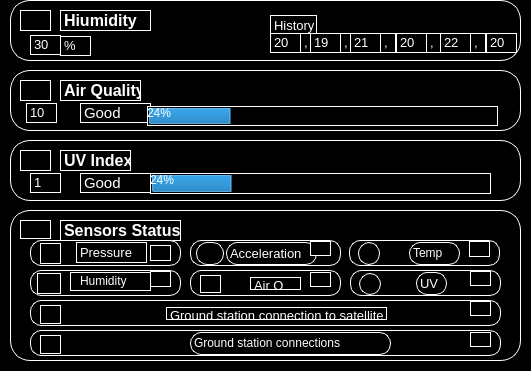
    <widget class="QWidget" name="widget_13" native="true">
     <property name="geometry">
      <rect>
       <x>534</x>
       <y>9</y>
       <width>531</width>
       <height>371</height>
      </rect>
     </property>
     <property name="styleSheet">
      <string notr="true">background-color:rgb(0, 0, 0);
color:rgb(255, 255, 255);</string>
     </property>
     <widget class="QWidget" name="widget_17" native="true">
      <property name="geometry">
       <rect>
        <x>10</x>
        <y>0</y>
        <width>511</width>
        <height>61</height>
       </rect>
      </property>
      <property name="styleSheet">
       <string notr="true">background-color:rgb(0, 0, 0);
border-color: rgb(243, 243, 243);
border-radius: 20px ;
border-width: 5rem;
border: 1px solid  rgb(255, 255, 255);</string>
      </property>
      <widget class="QLabel" name="label_9">
       <property name="geometry">
        <rect>
         <x>10</x>
         <y>10</y>
         <width>31</width>
         <height>21</height>
        </rect>
       </property>
       <property name="styleSheet">
        <string notr="true">image: url(:/newPrefix/icons8-humidity-30 (1).jpg);
border: 1rem solid black;</string>
       </property>
       <property name="text">
        <string/>
       </property>
      </widget>
      <widget class="QLabel" name="label_17">
       <property name="geometry">
        <rect>
         <x>50</x>
         <y>10</y>
         <width>91</width>
         <height>21</height>
        </rect>
       </property>
       <property name="styleSheet">
        <string notr="true">border: 1rem solid black;
font: 16pt &quot;Courier New&quot; ;
</string>
       </property>
       <property name="text">
        <string>&lt;html&gt;&lt;head/&gt;&lt;body&gt;&lt;p&gt;&lt;span style=&quot; font-size:12pt; font-weight:600; color:#ffffff;&quot;&gt;Hiumidity&lt;/span&gt;&lt;/p&gt;&lt;/body&gt;&lt;/html&gt;</string>
       </property>
      </widget>
      <widget class="QLabel" name="label_50">
       <property name="geometry">
        <rect>
         <x>20</x>
         <y>35</y>
         <width>31</width>
         <height>20</height>
        </rect>
       </property>
       <property name="styleSheet">
        <string notr="true">border: 1rem solid black;</string>
       </property>
       <property name="text">
        <string>&lt;html&gt;&lt;head/&gt;&lt;body&gt;&lt;p&gt;&lt;span style=&quot; font-size:10pt; color:#ffffff;&quot;&gt;30 &lt;/span&gt;&lt;/p&gt;&lt;/body&gt;&lt;/html&gt;</string>
       </property>
      </widget>
      <widget class="QLabel" name="label_51">
       <property name="geometry">
        <rect>
         <x>50</x>
         <y>36</y>
         <width>31</width>
         <height>20</height>
        </rect>
       </property>
       <property name="styleSheet">
        <string notr="true">border: 1rem solid black;</string>
       </property>
       <property name="text">
        <string>&lt;html&gt;&lt;head/&gt;&lt;body&gt;&lt;p&gt;&lt;span style=&quot; font-size:10pt; color:#ffffff;&quot;&gt;%&lt;/span&gt;&lt;/p&gt;&lt;/body&gt;&lt;/html&gt;</string>
       </property>
      </widget>
      <widget class="QLabel" name="label_53">
       <property name="geometry">
        <rect>
         <x>260</x>
         <y>15</y>
         <width>47</width>
         <height>21</height>
        </rect>
       </property>
       <property name="styleSheet">
        <string notr="true">border: 1rem solid black;</string>
       </property>
       <property name="text">
        <string>&lt;html&gt;&lt;head/&gt;&lt;body&gt;&lt;p&gt;&lt;span style=&quot; font-size:10pt; color:#ffffff;&quot;&gt;History&lt;/span&gt;&lt;/p&gt;&lt;/body&gt;&lt;/html&gt;</string>
       </property>
      </widget>
      <widget class="QLabel" name="label_54">
       <property name="geometry">
        <rect>
         <x>260</x>
         <y>33</y>
         <width>31</width>
         <height>20</height>
        </rect>
       </property>
       <property name="styleSheet">
        <string notr="true">border: 1rem solid black;</string>
       </property>
       <property name="text">
        <string>&lt;html&gt;&lt;head/&gt;&lt;body&gt;&lt;p&gt;&lt;span style=&quot; font-size:10pt; color:#ffffff;&quot;&gt;20&lt;/span&gt;&lt;/p&gt;&lt;/body&gt;&lt;/html&gt;</string>
       </property>
      </widget>
      <widget class="QLabel" name="label_55">
       <property name="geometry">
        <rect>
         <x>290</x>
         <y>33</y>
         <width>16</width>
         <height>20</height>
        </rect>
       </property>
       <property name="styleSheet">
        <string notr="true">border: 1rem solid black;</string>
       </property>
       <property name="text">
        <string>&lt;html&gt;&lt;head/&gt;&lt;body&gt;&lt;p&gt;&lt;span style=&quot; font-size:10pt; color:#ffffff;&quot;&gt;,&lt;/span&gt;&lt;/p&gt;&lt;/body&gt;&lt;/html&gt;</string>
       </property>
      </widget>
      <widget class="QLabel" name="label_56">
       <property name="geometry">
        <rect>
         <x>300</x>
         <y>33</y>
         <width>31</width>
         <height>20</height>
        </rect>
       </property>
       <property name="styleSheet">
        <string notr="true">border: 1rem solid black;</string>
       </property>
       <property name="text">
        <string>&lt;html&gt;&lt;head/&gt;&lt;body&gt;&lt;p&gt;&lt;span style=&quot; font-size:10pt; color:#ffffff;&quot;&gt;19&lt;/span&gt;&lt;/p&gt;&lt;/body&gt;&lt;/html&gt;</string>
       </property>
      </widget>
      <widget class="QLabel" name="label_57">
       <property name="geometry">
        <rect>
         <x>330</x>
         <y>33</y>
         <width>16</width>
         <height>20</height>
        </rect>
       </property>
       <property name="styleSheet">
        <string notr="true">border: 1rem solid black;</string>
       </property>
       <property name="text">
        <string>&lt;html&gt;&lt;head/&gt;&lt;body&gt;&lt;p&gt;&lt;span style=&quot; font-size:10pt; color:#ffffff;&quot;&gt;,&lt;/span&gt;&lt;/p&gt;&lt;/body&gt;&lt;/html&gt;</string>
       </property>
      </widget>
      <widget class="QLabel" name="label_58">
       <property name="geometry">
        <rect>
         <x>340</x>
         <y>33</y>
         <width>31</width>
         <height>20</height>
        </rect>
       </property>
       <property name="styleSheet">
        <string notr="true">border: 1rem solid black;</string>
       </property>
       <property name="text">
        <string>&lt;html&gt;&lt;head/&gt;&lt;body&gt;&lt;p&gt;&lt;span style=&quot; font-size:10pt; color:#ffffff;&quot;&gt;21&lt;/span&gt;&lt;/p&gt;&lt;/body&gt;&lt;/html&gt;</string>
       </property>
      </widget>
      <widget class="QLabel" name="label_59">
       <property name="geometry">
        <rect>
         <x>370</x>
         <y>33</y>
         <width>16</width>
         <height>20</height>
        </rect>
       </property>
       <property name="styleSheet">
        <string notr="true">border: 1rem solid black;</string>
       </property>
       <property name="text">
        <string>&lt;html&gt;&lt;head/&gt;&lt;body&gt;&lt;p&gt;&lt;span style=&quot; font-size:10pt; color:#ffffff;&quot;&gt;,&lt;/span&gt;&lt;/p&gt;&lt;/body&gt;&lt;/html&gt;</string>
       </property>
      </widget>
      <widget class="QLabel" name="label_60">
       <property name="geometry">
        <rect>
         <x>386</x>
         <y>33</y>
         <width>31</width>
         <height>20</height>
        </rect>
       </property>
       <property name="styleSheet">
        <string notr="true">border: 1rem solid black;</string>
       </property>
       <property name="text">
        <string>&lt;html&gt;&lt;head/&gt;&lt;body&gt;&lt;p&gt;&lt;span style=&quot; font-size:10pt; color:#ffffff;&quot;&gt;20&lt;/span&gt;&lt;/p&gt;&lt;/body&gt;&lt;/html&gt;</string>
       </property>
      </widget>
      <widget class="QLabel" name="label_61">
       <property name="geometry">
        <rect>
         <x>416</x>
         <y>33</y>
         <width>16</width>
         <height>20</height>
        </rect>
       </property>
       <property name="styleSheet">
        <string notr="true">border: 1rem solid black;</string>
       </property>
       <property name="text">
        <string>&lt;html&gt;&lt;head/&gt;&lt;body&gt;&lt;p&gt;&lt;span style=&quot; font-size:10pt; color:#ffffff;&quot;&gt;,&lt;/span&gt;&lt;/p&gt;&lt;/body&gt;&lt;/html&gt;</string>
       </property>
      </widget>
      <widget class="QLabel" name="label_62">
       <property name="geometry">
        <rect>
         <x>430</x>
         <y>33</y>
         <width>31</width>
         <height>20</height>
        </rect>
       </property>
       <property name="styleSheet">
        <string notr="true">border: 1rem solid black;</string>
       </property>
       <property name="text">
        <string>&lt;html&gt;&lt;head/&gt;&lt;body&gt;&lt;p&gt;&lt;span style=&quot; font-size:10pt; color:#ffffff;&quot;&gt;22&lt;/span&gt;&lt;/p&gt;&lt;/body&gt;&lt;/html&gt;</string>
       </property>
      </widget>
      <widget class="QLabel" name="label_63">
       <property name="geometry">
        <rect>
         <x>460</x>
         <y>33</y>
         <width>16</width>
         <height>20</height>
        </rect>
       </property>
       <property name="styleSheet">
        <string notr="true">border: 1rem solid black;</string>
       </property>
       <property name="text">
        <string>&lt;html&gt;&lt;head/&gt;&lt;body&gt;&lt;p&gt;&lt;span style=&quot; font-size:10pt; color:#ffffff;&quot;&gt;,&lt;/span&gt;&lt;/p&gt;&lt;/body&gt;&lt;/html&gt;</string>
       </property>
      </widget>
      <widget class="QLabel" name="label_64">
       <property name="geometry">
        <rect>
         <x>476</x>
         <y>33</y>
         <width>31</width>
         <height>20</height>
        </rect>
       </property>
       <property name="styleSheet">
        <string notr="true">border: 1rem solid black;</string>
       </property>
       <property name="text">
        <string>&lt;html&gt;&lt;head/&gt;&lt;body&gt;&lt;p&gt;&lt;span style=&quot; font-size:10pt; color:#ffffff;&quot;&gt;20&lt;/span&gt;&lt;/p&gt;&lt;/body&gt;&lt;/html&gt;</string>
       </property>
      </widget>
     </widget>
     <widget class="QWidget" name="widget_18" native="true">
      <property name="geometry">
       <rect>
        <x>10</x>
        <y>70</y>
        <width>511</width>
        <height>61</height>
       </rect>
      </property>
      <property name="styleSheet">
       <string notr="true">background-color:rgb(0, 0, 0);
border-color: rgb(243, 243, 243);
border-radius: 20px ;
border-width: 5rem;
border: 1px solid  rgb(255, 255, 255);</string>
      </property>
      <widget class="QLabel" name="label_10">
       <property name="geometry">
        <rect>
         <x>10</x>
         <y>10</y>
         <width>31</width>
         <height>21</height>
        </rect>
       </property>
       <property name="styleSheet">
        <string notr="true">image: url(:/newPrefix/icons8-air-50.jpg);
border: 1rem solid black;</string>
       </property>
       <property name="text">
        <string/>
       </property>
      </widget>
      <widget class="QLabel" name="label_18">
       <property name="geometry">
        <rect>
         <x>50</x>
         <y>10</y>
         <width>81</width>
         <height>21</height>
        </rect>
       </property>
       <property name="styleSheet">
        <string notr="true">border: 1rem solid black;
font: 17pt &quot;Roboto&quot; ;
</string>
       </property>
       <property name="text">
        <string>&lt;html&gt;&lt;head/&gt;&lt;body&gt;&lt;p&gt;&lt;span style=&quot; font-size:12pt; font-weight:600; color:#ffffff;&quot;&gt;Air Quality&lt;/span&gt;&lt;/p&gt;&lt;/body&gt;&lt;/html&gt;</string>
       </property>
      </widget>
      <widget class="QLabel" name="label_52">
       <property name="geometry">
        <rect>
         <x>16</x>
         <y>33</y>
         <width>31</width>
         <height>20</height>
        </rect>
       </property>
       <property name="styleSheet">
        <string notr="true">border: 1rem solid black;</string>
       </property>
       <property name="text">
        <string>&lt;html&gt;&lt;head/&gt;&lt;body&gt;&lt;p&gt;&lt;span style=&quot; font-size:10pt; color:#ffffff;&quot;&gt;10&lt;/span&gt;&lt;/p&gt;&lt;/body&gt;&lt;/html&gt;</string>
       </property>
      </widget>
      <widget class="QLabel" name="label_101">
       <property name="geometry">
        <rect>
         <x>70</x>
         <y>33</y>
         <width>71</width>
         <height>20</height>
        </rect>
       </property>
       <property name="styleSheet">
        <string notr="true">border: 1rem solid black;</string>
       </property>
       <property name="text">
        <string>&lt;html&gt;&lt;head/&gt;&lt;body&gt;&lt;p&gt;&lt;span style=&quot; font-size:11pt; color:#ffffff;&quot;&gt;Good&lt;/span&gt;&lt;/p&gt;&lt;/body&gt;&lt;/html&gt;</string>
       </property>
      </widget>
      <widget class="QProgressBar" name="progressBar_4">
       <property name="geometry">
        <rect>
         <x>137</x>
         <y>36</y>
         <width>351</width>
         <height>20</height>
        </rect>
       </property>
       <property name="value">
        <number>24</number>
       </property>
      </widget>
     </widget>
     <widget class="QWidget" name="widget_19" native="true">
      <property name="geometry">
       <rect>
        <x>10</x>
        <y>140</y>
        <width>511</width>
        <height>61</height>
       </rect>
      </property>
      <property name="styleSheet">
       <string notr="true">background-color:rgb(0, 0, 0);
border-color: rgb(243, 243, 243);
border-radius: 20px ;
border-width: 5rem;
border: 1px solid  rgb(255, 255, 255);</string>
      </property>
      <widget class="QLabel" name="label_11">
       <property name="geometry">
        <rect>
         <x>10</x>
         <y>10</y>
         <width>31</width>
         <height>21</height>
        </rect>
       </property>
       <property name="styleSheet">
        <string notr="true">image: url(:/newPrefix/icons8-sun-50.jpg);
border: 1rem solid black;</string>
       </property>
       <property name="text">
        <string/>
       </property>
      </widget>
      <widget class="QLabel" name="label_19">
       <property name="geometry">
        <rect>
         <x>50</x>
         <y>10</y>
         <width>71</width>
         <height>21</height>
        </rect>
       </property>
       <property name="styleSheet">
        <string notr="true">border: 1rem solid black;
font: 17pt &quot;Roboto&quot; ;
</string>
       </property>
       <property name="text">
        <string>&lt;html&gt;&lt;head/&gt;&lt;body&gt;&lt;p&gt;&lt;span style=&quot; font-size:12pt; font-weight:600; color:#ffffff;&quot;&gt;UV Index&lt;/span&gt;&lt;/p&gt;&lt;/body&gt;&lt;/html&gt;</string>
       </property>
      </widget>
      <widget class="QLabel" name="label_100">
       <property name="geometry">
        <rect>
         <x>20</x>
         <y>33</y>
         <width>31</width>
         <height>20</height>
        </rect>
       </property>
       <property name="styleSheet">
        <string notr="true">border: 1rem solid black;</string>
       </property>
       <property name="text">
        <string>&lt;html&gt;&lt;head/&gt;&lt;body&gt;&lt;p&gt;&lt;span style=&quot; font-size:10pt; color:#ffffff;&quot;&gt;1&lt;/span&gt;&lt;/p&gt;&lt;/body&gt;&lt;/html&gt;</string>
       </property>
      </widget>
      <widget class="QLabel" name="label_102">
       <property name="geometry">
        <rect>
         <x>70</x>
         <y>33</y>
         <width>71</width>
         <height>20</height>
        </rect>
       </property>
       <property name="styleSheet">
        <string notr="true">border: 1rem solid black;</string>
       </property>
       <property name="text">
        <string>&lt;html&gt;&lt;head/&gt;&lt;body&gt;&lt;p&gt;&lt;span style=&quot; font-size:11pt; color:#ffffff;&quot;&gt;Good&lt;/span&gt;&lt;/p&gt;&lt;/body&gt;&lt;/html&gt;</string>
       </property>
      </widget>
      <widget class="QProgressBar" name="progressBar_5">
       <property name="geometry">
        <rect>
         <x>140</x>
         <y>33</y>
         <width>341</width>
         <height>21</height>
        </rect>
       </property>
       <property name="value">
        <number>24</number>
       </property>
      </widget>
     </widget>
     <widget class="QWidget" name="widget_20" native="true">
      <property name="geometry">
       <rect>
        <x>10</x>
        <y>210</y>
        <width>511</width>
        <height>151</height>
       </rect>
      </property>
      <property name="styleSheet">
       <string notr="true">background-color:rgb(0, 0, 0);
border-color: rgb(243, 243, 243);
border-radius: 20px ;
border-width: 5rem;
border: 1px solid  rgb(255, 255, 255);</string>
      </property>
      <widget class="QLabel" name="label_12">
       <property name="geometry">
        <rect>
         <x>10</x>
         <y>10</y>
         <width>31</width>
         <height>21</height>
        </rect>
       </property>
       <property name="styleSheet">
        <string notr="true">image: url(:/newPrefix/icons8-sensor-30.jpg);
border: 1rem solid black;
margin-bottom: 2px;</string>
       </property>
       <property name="text">
        <string/>
       </property>
      </widget>
      <widget class="QLabel" name="label_20">
       <property name="geometry">
        <rect>
         <x>50</x>
         <y>10</y>
         <width>121</width>
         <height>21</height>
        </rect>
       </property>
       <property name="styleSheet">
        <string notr="true">border: 1rem solid black;
font: 17pt &quot;Roboto&quot; ;
</string>
       </property>
       <property name="text">
        <string>&lt;html&gt;&lt;head/&gt;&lt;body&gt;&lt;p&gt;&lt;span style=&quot; font-size:12pt; font-weight:600; color:#ffffff;&quot;&gt;Sensors Status&lt;/span&gt;&lt;/p&gt;&lt;/body&gt;&lt;/html&gt;</string>
       </property>
      </widget>
      <widget class="QWidget" name="widget" native="true">
       <property name="geometry">
        <rect>
         <x>20</x>
         <y>30</y>
         <width>151</width>
         <height>31</height>
        </rect>
       </property>
       <property name="styleSheet">
        <string notr="true">border-radius:11px ;
margin-bottom: 5px;</string>
       </property>
       <widget class="QLabel" name="label_78">
        <property name="geometry">
         <rect>
          <x>10</x>
          <y>0</y>
          <width>21</width>
          <height>31</height>
         </rect>
        </property>
        <property name="styleSheet">
         <string notr="true">image: url(:/newPrefix/icons8-pressure-48.jpg);
border: 1rem solid black;
margin-bottom: 7px;
margin-top: 3px;</string>
        </property>
        <property name="text">
         <string/>
        </property>
       </widget>
       <widget class="QLabel" name="label_86">
        <property name="geometry">
         <rect>
          <x>46</x>
          <y>2</y>
          <width>71</width>
          <height>31</height>
         </rect>
        </property>
        <property name="styleSheet">
         <string notr="true">border: 1rem solid black;
font: 10pt &quot;Roboto&quot; ;
margin-bottom: 10px;</string>
        </property>
        <property name="text">
         <string>&lt;html&gt;&lt;head/&gt;&lt;body&gt;&lt;p&gt;&lt;span style=&quot; font-size:10pt; color:#ffffff;&quot;&gt;Pressure&lt;/span&gt;&lt;/p&gt;&lt;/body&gt;&lt;/html&gt;</string>
        </property>
       </widget>
       <widget class="QLabel" name="label_110">
        <property name="geometry">
         <rect>
          <x>120</x>
          <y>5</y>
          <width>21</width>
          <height>21</height>
         </rect>
        </property>
        <property name="styleSheet">
         <string notr="true">border: 1rem solid black;</string>
        </property>
        <property name="text">
         <string/>
        </property>
       </widget>
      </widget>
      <widget class="QWidget" name="widget_2" native="true">
       <property name="geometry">
        <rect>
         <x>20</x>
         <y>90</y>
         <width>471</width>
         <height>31</height>
        </rect>
       </property>
       <property name="styleSheet">
        <string notr="true">border-radius:11px ;
margin-bottom: 5px;</string>
       </property>
       <widget class="QLabel" name="label_80">
        <property name="geometry">
         <rect>
          <x>10</x>
          <y>2</y>
          <width>21</width>
          <height>31</height>
         </rect>
        </property>
        <property name="styleSheet">
         <string notr="true">image: url(:/newPrefix/icons8-satellite-24.jpg);
border: 1rem solid black;
margin-bottom:9px;
margin-top: 3px;</string>
        </property>
        <property name="text">
         <string/>
        </property>
       </widget>
       <widget class="QLabel" name="label_92">
        <property name="geometry">
         <rect>
          <x>136</x>
          <y>5</y>
          <width>221</width>
          <height>21</height>
         </rect>
        </property>
        <property name="styleSheet">
         <string notr="true">border: 1rem solid black;
font: 10pt &quot;Roboto&quot; ;
margin-bottom: 6px;
margin-top: 2px;</string>
        </property>
        <property name="text">
         <string>&lt;html&gt;&lt;head/&gt;&lt;body&gt;&lt;p&gt;&lt;span style=&quot; font-size:10pt; color:#ffffff;&quot;&gt;Ground station connection to satellite&lt;/span&gt;&lt;/p&gt;&lt;/body&gt;&lt;/html&gt;</string>
        </property>
       </widget>
       <widget class="QLabel" name="label_117">
        <property name="geometry">
         <rect>
          <x>440</x>
          <y>1</y>
          <width>21</width>
          <height>20</height>
         </rect>
        </property>
        <property name="styleSheet">
         <string notr="true">border: 1rem solid black;</string>
        </property>
        <property name="text">
         <string/>
        </property>
       </widget>
      </widget>
      <widget class="QWidget" name="widget_3" native="true">
       <property name="geometry">
        <rect>
         <x>20</x>
         <y>60</y>
         <width>151</width>
         <height>31</height>
        </rect>
       </property>
       <property name="styleSheet">
        <string notr="true">border-radius:11px ;
margin-bottom: 5px;</string>
       </property>
       <widget class="QLabel" name="label_79">
        <property name="geometry">
         <rect>
          <x>0</x>
          <y>0</y>
          <width>31</width>
          <height>31</height>
         </rect>
        </property>
        <property name="styleSheet">
         <string notr="true">image: url(:/newPrefix/icons8-humidity-30 (1).jpg);
border: 1rem solid black;
margin-bottom: 7px;
margin-top: 3px;
margin-left: 7px;</string>
        </property>
        <property name="text">
         <string/>
        </property>
       </widget>
       <widget class="QLabel" name="label_87">
        <property name="geometry">
         <rect>
          <x>40</x>
          <y>0</y>
          <width>81</width>
          <height>31</height>
         </rect>
        </property>
        <property name="styleSheet">
         <string notr="true">border: 1rem solid black;
font: 10pt &quot;Roboto&quot; ;
margin-bottom: 10px;
margin-top: 2px;
padding-left: 6px;</string>
        </property>
        <property name="text">
         <string>&lt;html&gt;&lt;head/&gt;&lt;body&gt;&lt;p&gt;&lt;span style=&quot; color:#ffffff;&quot;&gt;Humidity&lt;/span&gt;&lt;/p&gt;&lt;/body&gt;&lt;/html&gt;</string>
        </property>
       </widget>
       <widget class="QLabel" name="label_111">
        <property name="geometry">
         <rect>
          <x>120</x>
          <y>1</y>
          <width>21</width>
          <height>21</height>
         </rect>
        </property>
        <property name="styleSheet">
         <string notr="true">border: 1rem solid black;</string>
        </property>
        <property name="text">
         <string/>
        </property>
       </widget>
      </widget>
      <widget class="QWidget" name="widget_23" native="true">
       <property name="geometry">
        <rect>
         <x>180</x>
         <y>30</y>
         <width>151</width>
         <height>31</height>
        </rect>
       </property>
       <property name="styleSheet">
        <string notr="true">border-radius:11px ;
margin-bottom: 5px;</string>
       </property>
       <widget class="QLabel" name="label_88">
        <property name="geometry">
         <rect>
          <x>36</x>
          <y>0</y>
          <width>91</width>
          <height>31</height>
         </rect>
        </property>
        <property name="styleSheet">
         <string notr="true">border: 1rem solid black;
font: 10pt &quot;Roboto&quot; ;
margin-bottom: 6px;
margin-top: 2px;</string>
        </property>
        <property name="text">
         <string>&lt;html&gt;&lt;head/&gt;&lt;body&gt;&lt;p&gt;&lt;span style=&quot; font-size:10pt; color:#ffffff;&quot;&gt;Acceleration&lt;/span&gt;&lt;/p&gt;&lt;/body&gt;&lt;/html&gt;</string>
        </property>
       </widget>
       <widget class="QLabel" name="label_82">
        <property name="geometry">
         <rect>
          <x>6</x>
          <y>2</y>
          <width>31</width>
          <height>31</height>
         </rect>
        </property>
        <property name="styleSheet">
         <string notr="true">image: url(:/newPrefix/Acceleration.jpg);
border: 1rem solid black;
margin-bottom:8px;
margin-right: 3px;</string>
        </property>
        <property name="text">
         <string/>
        </property>
       </widget>
       <widget class="QLabel" name="label_112">
        <property name="geometry">
         <rect>
          <x>120</x>
          <y>1</y>
          <width>21</width>
          <height>20</height>
         </rect>
        </property>
        <property name="styleSheet">
         <string notr="true">border: 1rem solid black;</string>
        </property>
        <property name="text">
         <string/>
        </property>
       </widget>
      </widget>
      <widget class="QWidget" name="widget_24" native="true">
       <property name="geometry">
        <rect>
         <x>339</x>
         <y>30</y>
         <width>151</width>
         <height>31</height>
        </rect>
       </property>
       <property name="styleSheet">
        <string notr="true">border-radius:11px ;
margin-bottom: 5px;</string>
       </property>
       <widget class="QLabel" name="label_84">
        <property name="geometry">
         <rect>
          <x>0</x>
          <y>0</y>
          <width>31</width>
          <height>31</height>
         </rect>
        </property>
        <property name="styleSheet">
         <string notr="true">image: url(:/newPrefix/icons8-temperature-30.jpg);
border: 1rem solid black;
margin-bottom:6px;
margin-top:2px;
margin-left:9px;</string>
        </property>
        <property name="text">
         <string/>
        </property>
       </widget>
       <widget class="QLabel" name="label_90">
        <property name="geometry">
         <rect>
          <x>60</x>
          <y>0</y>
          <width>51</width>
          <height>31</height>
         </rect>
        </property>
        <property name="styleSheet">
         <string notr="true">border: 1rem solid black;
font: 10pt &quot;Roboto&quot; ;
margin-bottom: 6px;
margin-top: 2px;</string>
        </property>
        <property name="text">
         <string>&lt;html&gt;&lt;head/&gt;&lt;body&gt;&lt;p&gt;&lt;span style=&quot; color:#ffffff;&quot;&gt;Temp&lt;/span&gt;&lt;/p&gt;&lt;/body&gt;&lt;/html&gt;</string>
        </property>
       </widget>
       <widget class="QLabel" name="label_113">
        <property name="geometry">
         <rect>
          <x>120</x>
          <y>1</y>
          <width>21</width>
          <height>21</height>
         </rect>
        </property>
        <property name="styleSheet">
         <string notr="true">border: 1rem solid black;</string>
        </property>
        <property name="text">
         <string/>
        </property>
       </widget>
      </widget>
      <widget class="QWidget" name="widget_25" native="true">
       <property name="geometry">
        <rect>
         <x>180</x>
         <y>60</y>
         <width>151</width>
         <height>31</height>
        </rect>
       </property>
       <property name="styleSheet">
        <string notr="true">border-radius:11px ;
margin-bottom: 5px;</string>
       </property>
       <widget class="QLabel" name="label_83">
        <property name="geometry">
         <rect>
          <x>10</x>
          <y>2</y>
          <width>21</width>
          <height>31</height>
         </rect>
        </property>
        <property name="styleSheet">
         <string notr="true">image: url(:/newPrefix/icons8-air-50.jpg);
border: 1rem solid black;
margin-bottom: 10px;
margin-top: 3px;</string>
        </property>
        <property name="text">
         <string/>
        </property>
       </widget>
       <widget class="QLabel" name="label_89">
        <property name="geometry">
         <rect>
          <x>60</x>
          <y>5</y>
          <width>51</width>
          <height>21</height>
         </rect>
        </property>
        <property name="styleSheet">
         <string notr="true">border: 1rem solid black;
font: 10pt &quot;Roboto&quot; ;
margin-bottom: 6px;
margin-top: 2px;</string>
        </property>
        <property name="text">
         <string>&lt;html&gt;&lt;head/&gt;&lt;body&gt;&lt;p&gt;&lt;span style=&quot; font-size:10pt; color:#ffffff;&quot;&gt;Air Q&lt;/span&gt;&lt;/p&gt;&lt;/body&gt;&lt;/html&gt;</string>
        </property>
       </widget>
       <widget class="QLabel" name="label_114">
        <property name="geometry">
         <rect>
          <x>120</x>
          <y>2</y>
          <width>21</width>
          <height>20</height>
         </rect>
        </property>
        <property name="styleSheet">
         <string notr="true">border: 1rem solid black;</string>
        </property>
        <property name="text">
         <string/>
        </property>
       </widget>
      </widget>
      <widget class="QWidget" name="widget_26" native="true">
       <property name="geometry">
        <rect>
         <x>340</x>
         <y>60</y>
         <width>151</width>
         <height>31</height>
        </rect>
       </property>
       <property name="styleSheet">
        <string notr="true">border-radius:11px ;
margin-bottom: 5px;</string>
       </property>
       <widget class="QLabel" name="label_85">
        <property name="geometry">
         <rect>
          <x>0</x>
          <y>0</y>
          <width>31</width>
          <height>31</height>
         </rect>
        </property>
        <property name="styleSheet">
         <string notr="true">image: url(:/newPrefix/icons8-sun-50.jpg);
border: 1rem solid black;
margin-bottom: 6px;
margin-top:3px;
margin-left:9px;</string>
        </property>
        <property name="text">
         <string/>
        </property>
       </widget>
       <widget class="QLabel" name="label_91">
        <property name="geometry">
         <rect>
          <x>66</x>
          <y>0</y>
          <width>31</width>
          <height>31</height>
         </rect>
        </property>
        <property name="styleSheet">
         <string notr="true">border: 1rem solid black;
font: 10pt &quot;Roboto&quot; ;
margin-bottom: 6px;
margin-top: 2px;</string>
        </property>
        <property name="text">
         <string>&lt;html&gt;&lt;head/&gt;&lt;body&gt;&lt;p&gt;&lt;span style=&quot; font-size:10pt; color:#ffffff;&quot;&gt;UV&lt;/span&gt;&lt;/p&gt;&lt;/body&gt;&lt;/html&gt;</string>
        </property>
       </widget>
       <widget class="QLabel" name="label_115">
        <property name="geometry">
         <rect>
          <x>120</x>
          <y>5</y>
          <width>21</width>
          <height>16</height>
         </rect>
        </property>
        <property name="styleSheet">
         <string notr="true">border: 1rem solid black;</string>
        </property>
        <property name="text">
         <string/>
        </property>
       </widget>
       <widget class="QLabel" name="label_116">
        <property name="geometry">
         <rect>
          <x>120</x>
          <y>1</y>
          <width>21</width>
          <height>20</height>
         </rect>
        </property>
        <property name="styleSheet">
         <string notr="true">border: 1rem solid black;</string>
        </property>
        <property name="text">
         <string/>
        </property>
       </widget>
      </widget>
      <widget class="QWidget" name="widget_22" native="true">
       <property name="geometry">
        <rect>
         <x>20</x>
         <y>120</y>
         <width>471</width>
         <height>31</height>
        </rect>
       </property>
       <property name="styleSheet">
        <string notr="true">border-radius:11px ;
margin-bottom: 5px;</string>
       </property>
       <widget class="QLabel" name="label_81">
        <property name="geometry">
         <rect>
          <x>10</x>
          <y>2</y>
          <width>21</width>
          <height>31</height>
         </rect>
        </property>
        <property name="styleSheet">
         <string notr="true">image: url(:/newPrefix/icons8-satellite-24.jpg);
border: 1rem solid black;
margin-bottom:9px;
margin-top: 3px;</string>
        </property>
        <property name="text">
         <string/>
        </property>
       </widget>
       <widget class="QLabel" name="label_93">
        <property name="geometry">
         <rect>
          <x>160</x>
          <y>0</y>
          <width>201</width>
          <height>31</height>
         </rect>
        </property>
        <property name="styleSheet">
         <string notr="true">border: 1rem solid black;
font: 10pt &quot;Roboto&quot; ;
margin-bottom: 6px;
margin-top: 2px;</string>
        </property>
        <property name="text">
         <string>&lt;html&gt;&lt;head/&gt;&lt;body&gt;&lt;p&gt;&lt;span style=&quot; color:#ffffff;&quot;&gt;Ground station connections&lt;/span&gt;&lt;/p&gt;&lt;/body&gt;&lt;/html&gt;</string>
        </property>
       </widget>
       <widget class="QLabel" name="label_118">
        <property name="geometry">
         <rect>
          <x>440</x>
          <y>2</y>
          <width>21</width>
          <height>20</height>
         </rect>
        </property>
        <property name="styleSheet">
         <string notr="true">border: 1rem solid black;</string>
        </property>
        <property name="text">
         <string/>
        </property>
       </widget>
      </widget>
     </widget>
    </widget>
